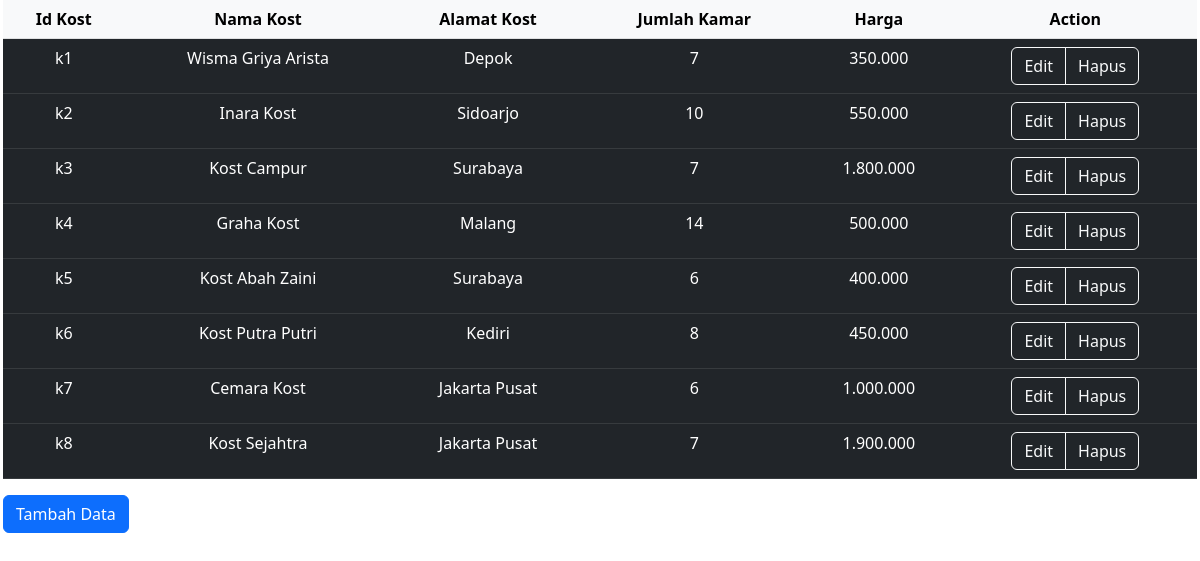
The app's page /pages/admin/frame/dataKost.php?id=k1 with its own data.
### tables this page shows
CREATE TABLE `kost` (
  `id_kost` varchar(5) NOT NULL,
  `nama` varchar(20) NOT NULL,
  `alamat` varchar(30) NOT NULL,
  `jumlah_kamar` int(3) NOT NULL,
  `harga_sewa` int(10) NOT NULL,
  `gambar` varchar(50) NOT NULL
);

### pages/admin/frame/dataKost.php (the view, shortened to what this page needs)
<?php
include '../../../conf/koneksi.php';
if (isset($_GET['id'])) {
    mysqli_query($conn, "DELETE FROM kost WHERE id_kost='$_GET[id]'");
}
?>
<head>
    <link href="https://cdn.jsdelivr.net/npm/bootstrap@5.3.0-alpha3/dist/css/bootstrap.min.css" rel="stylesheet" />
</head>
<body style="margin: 0 3px;">
    <table class="table table-dark table-hover">
        <thead class="table-light">
            <tr align="center">
                <th scope="col">Id Kost</th>
                <th scope="col">Nama Kost</th>
                <th scope="col">Alamat Kost</th>
                <th scope="col">Jumlah Kamar</th>
                <th scope="col">Harga</th>
                <th scope="col">Action</th>
            </tr>
        </thead>
        <tbody>
            <?php
            $query = mysqli_query($conn, "SELECT * FROM kost");
            while ($row = mysqli_fetch_array($query)) {
                $harga = $row['harga_sewa'] == 0 ? '' : number_format($row['harga_sewa'], 0, ',', '.');
                echo "<tr align='center'>
                    <td>" . $row['id_kost'] . "</td>
                    <td>" . $row['nama'] . "</td>
                    <td>" . $row['alamat'] . "</td>
                    <td>" . $row['jumlah_kamar'] . "</td>
                    <td>" . $harga . "</td>
                    <td><div class='btn-group' role='group' aria-label='Basic outlined example'>
                    <a class='btn btn-outline-light' href='editKost.php?id=$row[id_kost]'>Edit</a>
                    <a class='btn btn-outline-light' href='?id=$row[id_kost]'>Hapus</a>
                    </div></td>
                </tr>";
            } ?>
        </tbody>
    </table>
    <button type="button" class="btn btn-primary" data-bs-toggle="modal" data-bs-target="#exampleModal">
        Tambah Data
    </button>
</body>

### records on screen
kost: id_kost "k1", nama "Wisma Griya Arista", alamat "Depok", jumlah_kamar "7", harga_sewa "350.000"
kost: id_kost "k2", nama "Inara Kost", alamat "Sidoarjo", jumlah_kamar "10", harga_sewa "550.000"
kost: id_kost "k3", nama "Kost Campur", alamat "Surabaya", jumlah_kamar "7", harga_sewa "1.800.000"
kost: id_kost "k4", nama "Graha Kost", alamat "Malang", jumlah_kamar "14", harga_sewa "500.000"
kost: id_kost "k5", nama "Kost Abah Zaini", alamat "Surabaya", jumlah_kamar "6", harga_sewa "400.000"
kost: id_kost "k6", nama "Kost Putra Putri", alamat "Kediri", jumlah_kamar "8", harga_sewa "450.000"
kost: id_kost "k7", nama "Cemara Kost", alamat "Jakarta Pusat", jumlah_kamar "6", harga_sewa "1.000.000"
kost: id_kost "k8", nama "Kost Sejahtra", alamat "Jakarta Pusat", jumlah_kamar "7", harga_sewa "1.900.000"
